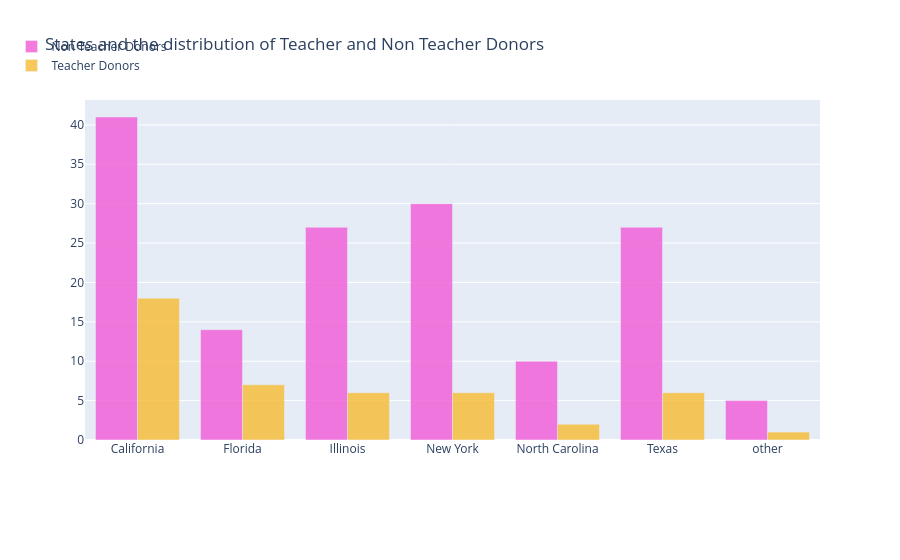

The notebook cell this image was saved under:
### Markdown cell above
> Aunque la mayor cantidad de donantes proviene del estado de California (ubicado en la costa oeste), la región de la costa este de los Estados Unidos presenta una mayor densidad de donantes en comparación con el oeste. Una cantidad significativa de donantes también se encuentra localizada en Hawái y Alaska.

## <a id="2.6">2.6 Número de Donantes Profesores y No Profesores por Estado</a>

### Code cell
# which city and state has maximum teacher donors 
tempdf = donors_df.groupby(['Donor State', 'Donor Is Teacher']).agg({'Donor Is Teacher' : 'count' }).rename(columns={'Donor Is Teacher' : 'Teacher Donor Counts'}).reset_index()

no_df = tempdf[tempdf['Donor Is Teacher']=='No']
no_x = no_df['Donor State']
no_y = no_df['Teacher Donor Counts']
yes_df = tempdf[tempdf['Donor Is Teacher']=='Yes']
yes_x = yes_df['Donor State']
yes_y = yes_df['Teacher Donor Counts']

trace1 = go.Bar(
    x=no_x,
    y=no_y,
    name='Non Teacher Donors',
    marker=dict(color='#f259d6'),
    opacity=0.8
)
trace2 = go.Bar(
    x=yes_x,
    y=yes_y,
    name='Teacher Donors',
    marker=dict(color='#f7bb31'),
    opacity=0.8
)

data = [trace1, trace2]
layout = go.Layout(
    barmode='group',
    legend=dict(dict(x=-.1, y=1.2)),
    margin=dict(b=120),
    title = 'States and the distribution of Teacher and Non Teacher Donors',
)

fig = go.Figure(data=data, layout=layout)
iplot(fig, filename='grouped-bar')

### Figure 1 — Plotly figure (JSON) as saved in the notebook; plotly's stock layout.template omitted (floating-point values rounded to 4 significant figures)
{"data": [{"marker": {"color": "#f259d6"}, "name": "Non Teacher Donors", "opacity": 0.8, "type": "bar", "x": ["California", "Florida", "Illinois", "New York", "North Carolina", "Texas", "other"], "y": [41, 14, 27, 30, 10, 27, 5]}, {"marker": {"color": "#f7bb31"}, "name": "Teacher Donors", "opacity": 0.8, "type": "bar", "x": ["California", "Florida", "Illinois", "New York", "North Carolina", "Texas", "other"], "y": [18, 7, 6, 6, 2, 6, 1]}], "layout": {"barmode": "group", "legend": {"x": -0.1, "y": 1.2}, "margin": {"b": 120}, "title": {"text": "States and the distribution of Teacher and Non Teacher Donors"}}}
